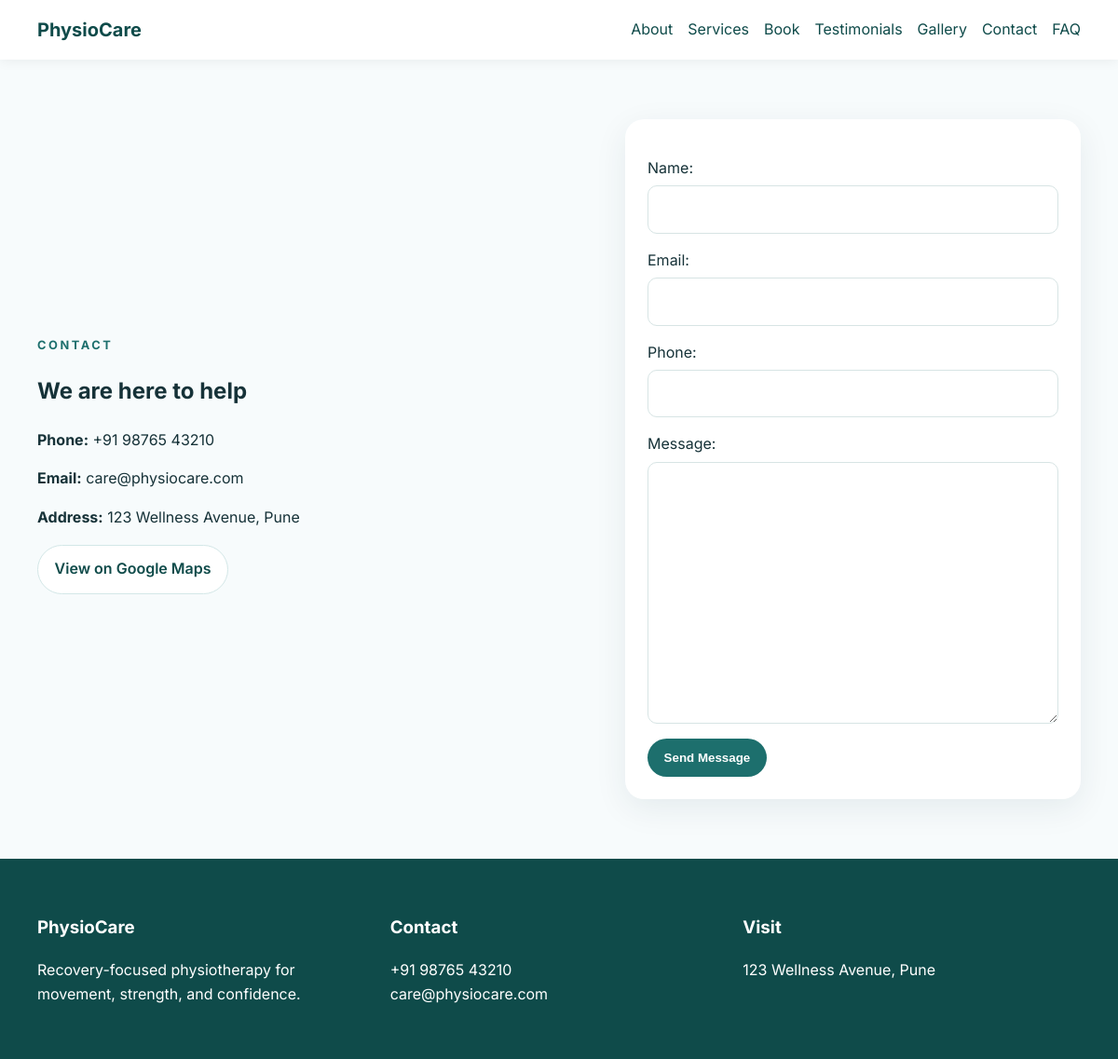
Page /contact/ on the committed database.
### clinic/models.py (models this page shows, shortened)
class ClinicProfile(models.Model):
    name = models.CharField(max_length=120)
    title = models.CharField(max_length=120, default="Senior Physiotherapist")
    bio = models.TextField(default="Compassionate care for pain relief and recovery.")
    qualifications = models.TextField(default="BPT, MPT")
    certifications = models.TextField(default="Certified Manual Therapist")
    specializations = models.TextField(default="Sports Injury, Posture Correction")
    experience_years = models.PositiveIntegerField(default=10)
    phone = models.CharField(max_length=20, default="+91 98765 43210")
    email = models.EmailField(default="clinic@example.com")
    address = models.TextField(default="123 Wellness Avenue")
    google_maps_link = models.URLField(blank=True)
    consultation_fee = models.PositiveIntegerField(default=1000)
    clinic_timings = models.TextField(default="Mon-Sat: 9am to 7pm")
    profile_image = models.ImageField(upload_to="profiles/", blank=True, null=True)
    facebook_link = models.URLField(blank=True)
    instagram_link = models.URLField(blank=True)
    linkedin_link = models.URLField(blank=True)
    created_at = models.DateTimeField(default=timezone.now)

### clinic/views.py (the view, shortened to what this page needs)
# urls.py: path("contact/", views.ContactView.as_view(), name="contact"),
class ContactView(FormView):
    template_name = "contact.html"
    form_class = ContactForm
    success_url = reverse_lazy("contact")
    def get_context_data(self, **kwargs):
        context = super().get_context_data(**kwargs)
        return context

### clinic/forms.py
class ContactForm(forms.ModelForm):
    class Meta:
        model = ContactMessage
        fields = ["name", "email", "phone", "message"]

### clinic/context_processors.py (called while the page is built)
def clinic_profile(request):
    profile = ClinicProfile.objects.first()
    return {"profile": profile}

### templates/contact.html (shortened to what this page needs)
{% extends 'base.html' %}
{% block content %}
<section class="section container contact-grid">
  <div>
    <p class="eyebrow">Contact</p>
    <h1>We are here to help</h1>
    <p><strong>Phone:</strong> {{ profile.phone }}</p>
    <p><strong>Email:</strong> {{ profile.email }}</p>
    <p><strong>Address:</strong> {{ profile.address }}</p>
    {% if profile.google_maps_link %}
    <a class="btn btn-secondary" href="{{ profile.google_maps_link }}" target="_blank">View on Google Maps</a>
    {% endif %}
  </div>
  <div>
    <form method="post" class="form-card">
      {{ form.as_p }}
      <button class="btn btn-primary" type="submit">Send Message</button>
    </form>
  </div>
</section>
{% endblock %}

### templates/base.html (shortened to what this page needs)
{% load static %}
<!DOCTYPE html>
<html lang="en">
  <head>
    <link rel="stylesheet" href="https://cdnjs.cloudflare.com/ajax/libs/font-awesome/6.5.2/css/all.min.css" />
    <link rel="stylesheet" href="{% static 'css/style.css' %}" />
  </head>
  <body>
    <header class="site-header">
      <div class="container nav-wrap">
        <a class="brand" href="{% url 'home' %}">PhysioCare</a>
        <nav class="nav-links">
          <a href="{% url 'about' %}">About</a>
          <a href="{% url 'services' %}">Services</a>
          <a href="{% url 'booking' %}">Book</a>
          <a href="{% url 'testimonials' %}">Testimonials</a>
          <a href="{% url 'gallery' %}">Gallery</a>
          <a href="{% url 'contact' %}">Contact</a>
          <a href="{% url 'faq' %}">FAQ</a>
        </nav>
      </div>
    </header>
    <main>
      {% block content %}{% endblock %}
    </main>
    <footer class="site-footer">
      <div class="container footer-grid">
        <div>
          <h3>PhysioCare</h3>
          <p>Recovery-focused physiotherapy for movement, strength, and confidence.</p>
        </div>
        <div>
          <h3>Contact</h3>
          <p>{{ profile.phone|default:'+' }}<br />{{ profile.email|default:'contact@physiocare.com' }}</p>
        </div>
        <div>
          <h3>Visit</h3>
          <p>{{ profile.address|default:'123 Wellness Avenue' }}</p>
        </div>
      </div>
    </footer>
  </body>
</html>

### static/css/style.css (style rules this page uses)
:root { --primary: #1d6f6d; --primary-dark: #0f4b4a; --accent: #f0b56d; --bg: #f7fbfc; --text: #163238; --muted: #5f7480; }
* { box-sizing: border-box; }
body { margin: 0; font-family: 'Inter', sans-serif; color: var(--text); background: var(--bg); line-height: 1.6; }
a { color: var(--primary-dark); text-decoration: none; }
.container { width: min(1120px, calc(100% - 2rem)); margin: 0 auto; }
.site-header { background: white; position: sticky; top: 0; z-index: 20; box-shadow: 0 2px 12px rgba(0,0,0,.06); }
.nav-wrap { display: flex; justify-content: space-between; align-items: center; padding: 1rem 0; }
.brand { font-size: 1.25rem; font-weight: 700; color: var(--primary-dark); }
.nav-links { display: flex; gap: 1rem; flex-wrap: wrap; }
.hero-grid, .about-grid, .contact-grid, .booking-grid { display: grid; gap: 2rem; grid-template-columns: 1.2fr .8fr; align-items: center; }
.eyebrow { text-transform: uppercase; letter-spacing: .2em; font-size: .8rem; color: var(--primary); font-weight: 700; }
.btn { display: inline-block; padding: .8rem 1.1rem; border-radius: 999px; font-weight: 600; border: none; cursor: pointer; }
.btn-primary { background: var(--primary); color: white; }
.btn-secondary { background: white; color: var(--primary-dark); border: 1px solid #d3e7e7; }
.section { padding: 4rem 0; }
.card, .form-card, .hero-card { background: white; border-radius: 20px; padding: 1.5rem; box-shadow: 0 10px 35px rgba(16, 57, 61, .08); }
.form-card p { display: flex; flex-direction: column; gap: .35rem; }
.form-card input, .form-card textarea, .form-card select { padding: .75rem; border: 1px solid #d7e4e4; border-radius: 10px; font: inherit; }
.site-footer { padding: 2.5rem 0; background: var(--primary-dark); color: white; }
.footer-grid { display: grid; grid-template-columns: repeat(3, minmax(0,1fr)); gap: 1rem; }

### rows in the picture
ClinicProfile: phone "+91 98765 43210", email "care@physiocare.com", address "123 Wellness Avenue, Pune"
